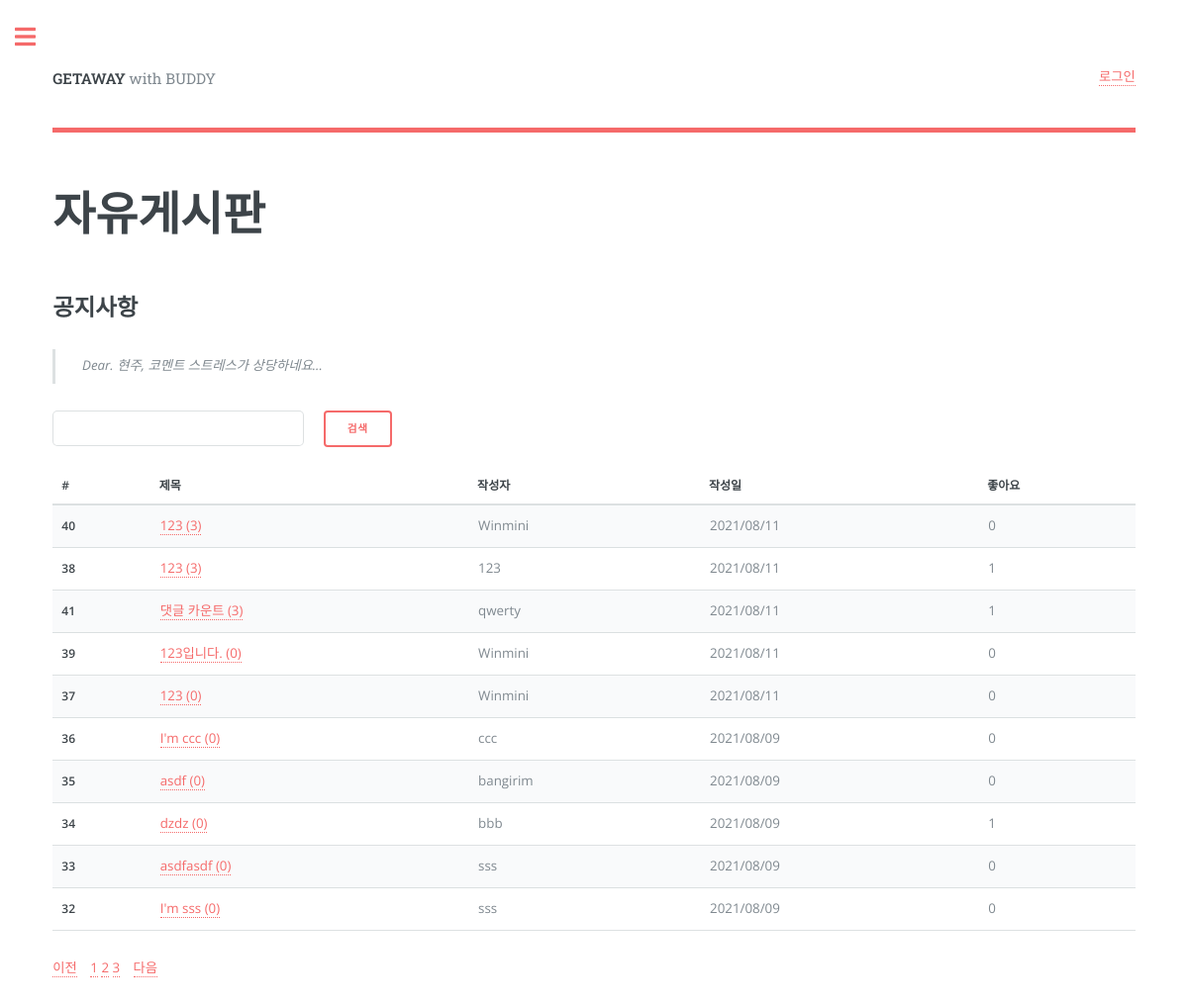
Page /list/ on the committed database.
### getaway/models.py (models this page shows, shortened)
class Board(models.Model):
    b_title = models.CharField(max_length=100)
    b_content = models.TextField(max_length=3000)
    b_like = models.IntegerField(default=0)
    b_comment = models.IntegerField(default=0)
    b_pubdate = models.DateTimeField(auto_now=True)
    b_user = models.ForeignKey(User, on_delete=models.DO_NOTHING, null=True, related_name='user_board')
    b_voter = models.ManyToManyField(User, related_name='voter_board')

### getaway/views.py (the view)
# urls.py: path('list/', views.b_list, name='b_list'),
def b_list(request):
    user_id = request.session.get('user')
    print(user_id)
    page = request.GET.get('page', 1)  # 페이지
    kw = request.GET.get('kw', '')  # 검색어 for search function
    listing = Board.objects.all().order_by('-b_pubdate')
    if kw:  # 이것도 for search function
        listing = listing.filter(
            Q(b_title__icontains=kw) |  # 제목검색
            Q(b_content__icontains=kw)  # | # 내용검색
        ).distinct()
    paginator = Paginator(listing, 10)  # 페이지당 10개씩 보여주기
    page_obj = paginator.get_page(page)
    context = {'listing': page_obj, 'page': page, 'kw': kw, 'user': user_id}
    return render(request, 'getaway/list.html', context)

### getaway/templates/getaway/list.html (shortened to what this page needs)
<!DOCTYPE HTML>
<html>
	<head>
		<link rel="stylesheet" href="../../static/assets/css/main.css" />
	</head>
	<body class="is-preload">
        <div id="wrapper">
            <div id="main">
                <div class="inner">
                    <header id="header">
                        <a href="{% url 'getaway:home' %}" class="logo"><strong>GETAWAY</strong> with BUDDY</a>
                        <ul class="icons">
                                <div class="logout_div">
                                    <ul class="underline-hover">
                                        {% if user != None %}
                                        <li class="logout_text"><a href="{% url 'getaway:logout' %}"><span>로그아웃</span></a></li>
                                        {% else %}
                                        <li class="logout_text"><a href="{% url 'getaway:login' %}"><span>로그인</span></a></li>
                                        {% endif %}
                                    </ul>
                                </div>
                        </ul>
                    </header>
                    <section>
                        <header class="main">
                            <h1 style="font-family: SansSerif">자유게시판</h1>
                        </header>
                        <h2 style="font-family: SansSerif">공지사항</h2>
                        <blockquote>Dear. 현주,  코멘트 스트레스가 상당하네요...</blockquote>
                        <div>
                            <div class="row gtr-uniform" style="float: left; width: 50%;">
                                <div class="col-6 l">
                                     <input type="text"
                                            class="form-control kw"
                                            style="font-family: SansSerif"
                                            value="{{ kw|default_if_none:'' }}">
                                </div>
                                <div class="col-6 col-12-xsmall">
                                    <button class="btn btn-outline-secondary"
                                            type="button"
                                            style="font-family: SansSerif"
                                            id="btn_search">검색</button>
                                </div>
                            </div>
                            <div class="row gtr-uniform" style="float: right">
                                <div class="col-12">
                                </div>
                            </div>
                        </div>
                        <br><br><br>
                        <div class="table-wrapper">
                            <table>
                                <thead>
                                    <tr>
                                        <th scope="col">#</th>
                                        <th scope="col">제목</th>
                                        <th scope="col">작성자</th>
                                        <th scope="col">작성일</th>
                                        <th scope="col">좋아요</th>
                                    </tr>
                                </thead>
                                <tbody>
                                    {% for post in listing %}
                                        <tr>
                                            <th scope="row">{{ post.id }}</th>
                                            <td><a href="{% url 'getaway:b_detail' post.id %}"> {{ post.b_title }}    ({{ post.b_comment }})</a></td>
                                            <td>{{ post.b_user }}</td>
                                            <td>{{ post.b_pubdate | date:"Y/m/d" }}</td>
                                            <td>{{ post.b_voter.count }}</td>
                                        </tr>
                                    {% endfor %}
                                </tbody>
                            </table>
                            <ul class="pagination justify-content-center">
                                {% if listing.has_previous %}
                                    <li class="page-item">
                                        <a class="page-link"
                                           data-page="{{ listing.previous_page_number }}"
                                           href="?page={{ listing.previous_page_number }}">이전</a>
                                    </li>
                                {% else %}
                                    <li class="page-item disabled">
                                        <a class="page-link"
                                           tabindex="-1"
                                           aria-disabled="true"
                                           href="#">이전</a>
                                    </li>
                                {% endif %}
                                {% for page_number in listing.paginator.page_range %}
                                    {% if page_number == listing.number %}
                                        <li class="page-item active" aria-current="page">
                                            <a class="page-link"
                                               data-page="{{ page_number }}"
                                               href="?page={{ page_number }}">{{ page_number }}</a>
                                        </li>
                                    {% else %}
                                        <li class="page-item">
                                            <a class="page-link"
                                               data-page="{{ page_number }}"
                                               href="?page={{ page_number }}">{{ page_number }}</a>
                                        </li>
                                    {% endif %}
                                {% endfor %}
                                {% if listing.has_next %}
                                    <li class="page-item">
                                        <a class="page-link"
                                           data-page="{{ question_list.next_page_number }}"
                                           href="?page={{ listing.next_page_number }}">다음</a>
                                    </li>
                                {% endif %}
                            </ul>
                        </div>
                    </section>
                </div>
            </div>
        </div>
	</body>
</html>

### rows in the picture
Board: id "40", b_title "123", b_comment "3", b_user "Winmini", b_pubdate "2021/08/11", b_voter.count "0"
Board: id "38", b_title "123", b_comment "3", b_user "123", b_pubdate "2021/08/11", b_voter.count "1"
Board: id "41", b_title "댓글 카운트", b_comment "3", b_user "qwerty", b_pubdate "2021/08/11", b_voter.count "1"
Board: id "39", b_title "123입니다.", b_comment "0", b_user "Winmini", b_pubdate "2021/08/11", b_voter.count "0"
Board: id "37", b_title "123", b_comment "0", b_user "Winmini", b_pubdate "2021/08/11", b_voter.count "0"
Board: id "36", b_title "I'm ccc", b_comment "0", b_user "ccc", b_pubdate "2021/08/09", b_voter.count "0"
Board: id "35", b_title "asdf", b_comment "0", b_user "bangirim", b_pubdate "2021/08/09", b_voter.count "0"
Board: id "34", b_title "dzdz", b_comment "0", b_user "bbb", b_pubdate "2021/08/09", b_voter.count "1"
Board: id "33", b_title "asdfasdf", b_comment "0", b_user "sss", b_pubdate "2021/08/09", b_voter.count "0"
Board: id "32", b_title "I'm sss", b_comment "0", b_user "sss", b_pubdate "2021/08/09", b_voter.count "0"

### other values in the picture
{{ page_number }} "1"
{{ page_number }} "2" "3"
